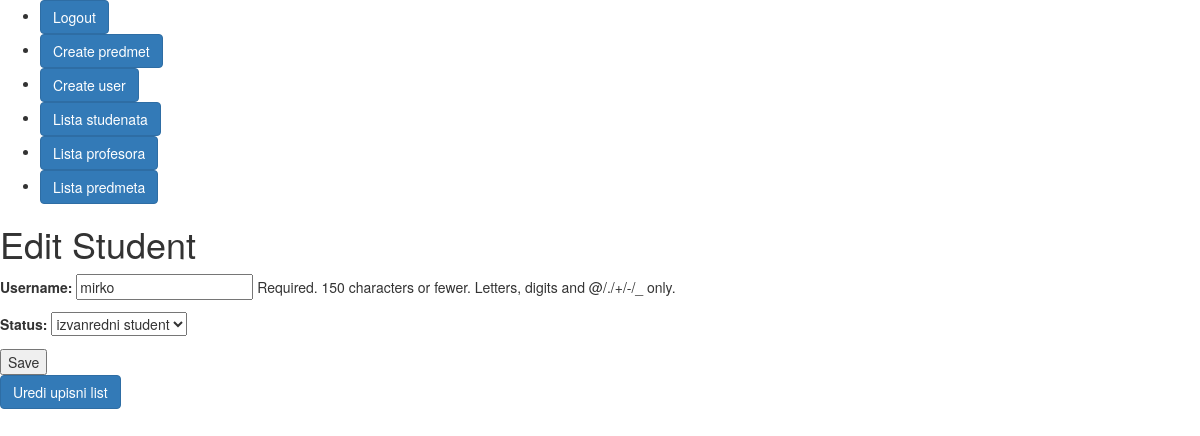
The app's page /studenti/7/edit/ (signed in), older data.
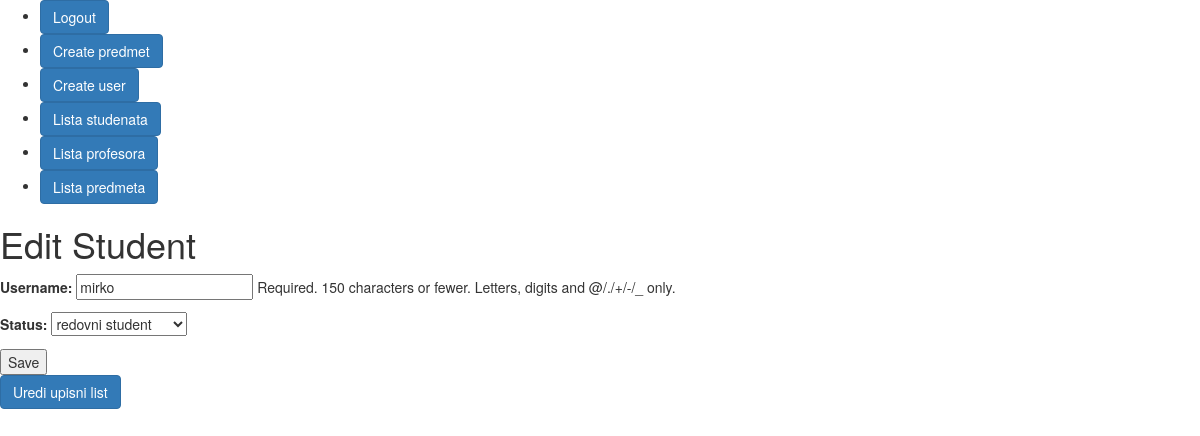
The same page, newer data.
### appUpisStudenata/models.py (models this page shows)
class Korisnik(AbstractUser):
    role = models.ForeignKey(Role, on_delete=models.SET_NULL,blank=True, null=True, related_name="rola" )
    statusi = (('none', 'None'), ('izv', 'izvanredni student'), ('red', 'redovni student'))
    status = models.CharField(max_length=50, choices=statusi)

### appUpisStudenata/views.py (the view)
# urls.py: path('studenti/<int:pk>/edit/', StudentiUpdateView.as_view(), name='editStudent'),
class StudentiUpdateView(LoginRequiredMixin, UpdateView):
    model = Korisnik
    fields = ['username', 'status']
    template_name = 'studentEdit.html'
    success_url = '/list-studenti/'
    def dispatch(self, request, *args, **kwargs):
        if not request.user.is_authenticated:
            return redirect('login')
        if request.user.role.role != 'ADMIN':
            return HttpResponseForbidden("Access Denied")
        return super().dispatch(request, *args, **kwargs)
    def get_context_data(self, **kwargs):
        context = super().get_context_data(**kwargs)
        context['student'] = self.get_object()
        return context

### appUpisStudenata/templates/studentEdit.html (shortened to what this page needs)
{% extends 'base.html' %}
{% block content %}
  <h1>Edit Student</h1>
  <form method="post">
    {{ form.as_p }}
    <button type="submit">Save</button>
  </form>
  <a href="{% url 'upisniList' student.id %}" class="btn btn-primary">Uredi upisni list</a>
{% endblock %}

Row changes from the older to the newer data that the page shows:
changed Korisnik "mirko": status "izvanredni student" → "redovni student"
